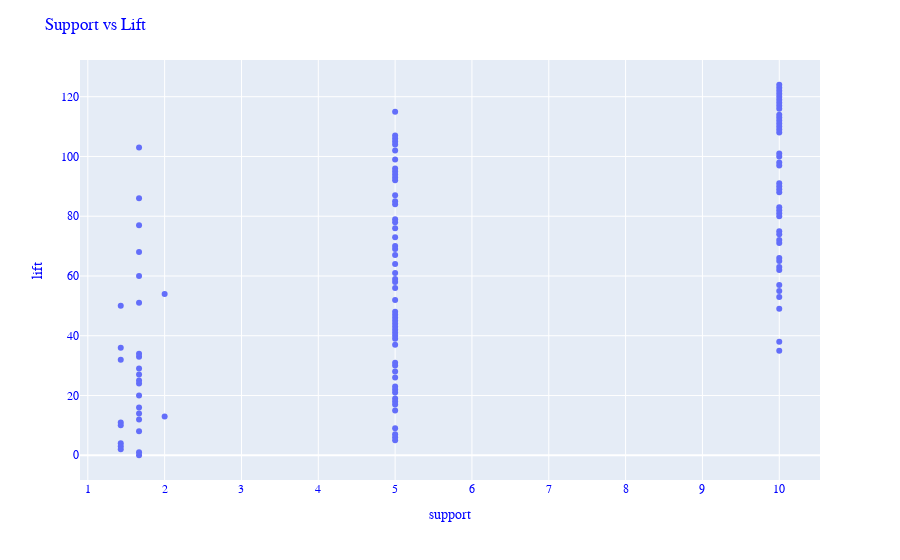

Notebook cell for this chart:
### Code cell
fig=px.scatter(rules4['support'], rules4['lift'])
fig.update_layout(
    xaxis_title="support",
    yaxis_title="lift",
   
    font_family="Courier New",
    font_color="blue",
    title_font_family="Times New Roman",
    title_font_color="red",
    title=('Support vs Lift')
    
)
fig.update_layout(hovermode='x unified')
fig.show()

### Figure 1 — Plotly figure (JSON) as saved in the notebook; plotly's stock layout.template omitted (floating-point values rounded to 4 significant figures)
{"data": [{"hovertemplate": "x=%{x}<br>index=%{y}<extra></extra>", "legendgroup": "", "marker": {"color": "#636efa", "symbol": "circle"}, "mode": "markers", "name": "", "orientation": "h", "showlegend": false, "type": "scatter", "x": [1.667, 5, 5, 10, 10, 10, 10, 5, 1.667, 5, 5, 10, 10, 10, 10, 5, 10, 1.667, 5, 10, 10, 5, 10, 10, 5, 5, 1.667, 5, 10, 10, 5, 5, 5, 5, 10, 10, 10, 10, 10, 10, 10, 10, 5, 10, 10, 10, 10, 10, 10, 10, 5, 5, 5, 5, 1.667, 5, 10, 10, 5, 10, 10, 5, 10, 1.667, 1.667, 1.667, 5, 1.667, 5, 1.667, 1.667, 5, 5, 5, 1.667, 5, 5, 5, 5, 5, 1.667, 2, 1.667, 1.429, 1.429, 5, 1.667, 5, 5, 5, 1.429, 1.429, 1.429, 5, 5, 1.429, 1.667, 1.667, 5, 5, 10, 5, 10, 2, 10, 5, 1.667, 1.429, 10, 5, 5, 5, 5, 5, 5, 5, 5, 5, 5, 10, 5, 1.429, 10, 1.667, 10], "xaxis": "x", "y": [0, 79, 92, 91, 90, 89, 88, 87, 86, 85, 84, 83, 82, 81, 80, 78, 63, 77, 76, 75, 74, 73, 72, 71, 70, 69, 68, 67, 66, 65, 93, 94, 95, 96, 123, 122, 121, 120, 119, 118, 117, 116, 115, 114, 113, 112, 111, 110, 109, 108, 107, 106, 105, 104, 103, 102, 101, 100, 99, 98, 97, 64, 62, 1, 16, 29, 28, 27, 26, 25, 24, 23, 22, 21, 20, 19, 18, 17, 15, 61, 14, 13, 12, 11, 10, 9, 8, 7, 6, 5, 4, 3, 2, 30, 31, 32, 33, 60, 59, 58, 57, 56, 55, 54, 53, 52, 51, 50, 49, 48, 47, 46, 45, 44, 43, 42, 41, 40, 39, 38, 37, 36, 35, 34, 124], "yaxis": "y"}], "layout": {"font": {"color": "blue", "family": "Courier New"}, "hovermode": "x unified", "legend": {"tracegroupgap": 0}, "margin": {"t": 60}, "title": {"text": "Support vs Lift"}, "xaxis": {"anchor": "y", "domain": [0, 1], "title": {"text": "support"}}, "yaxis": {"anchor": "x", "domain": [0, 1], "title": {"text": "lift"}}}}
